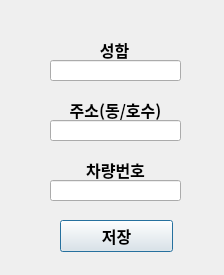
<?xml version="1.0" encoding="UTF-8"?>
<ui version="4.0">
 <class>Dialog</class>
 <widget class="QDialog" name="Dialog">
  <property name="geometry">
   <rect>
    <x>0</x>
    <y>0</y>
    <width>224</width>
    <height>275</height>
   </rect>
  </property>
  <property name="font">
   <font>
    <family>궁서</family>
    <pointsize>12</pointsize>
   </font>
  </property>
  <property name="windowTitle">
   <string>FullCover</string>
  </property>
  <property name="windowIcon">
   <iconset>
    <normaloff>../dankook_logo.jpg</normaloff>
    <normalon>../dankook_logo.jpg</normalon>../dankook_logo.jpg</iconset>
  </property>
  <widget class="QLabel" name="label1">
   <property name="geometry">
    <rect>
     <x>49</x>
     <y>40</y>
     <width>131</width>
     <height>20</height>
    </rect>
   </property>
   <property name="font">
    <font>
     <family>맑은 고딕</family>
     <weight>75</weight>
     <bold>true</bold>
    </font>
   </property>
   <property name="text">
    <string>성함</string>
   </property>
   <property name="alignment">
    <set>Qt::AlignCenter</set>
   </property>
  </widget>
  <widget class="QLineEdit" name="lineedit_Test1">
   <property name="geometry">
    <rect>
     <x>50</x>
     <y>60</y>
     <width>131</width>
     <height>21</height>
    </rect>
   </property>
   <property name="text">
    <string/>
   </property>
  </widget>
  <widget class="QLabel" name="label2">
   <property name="geometry">
    <rect>
     <x>50</x>
     <y>100</y>
     <width>131</width>
     <height>20</height>
    </rect>
   </property>
   <property name="font">
    <font>
     <family>맑은 고딕</family>
     <pointsize>12</pointsize>
     <weight>75</weight>
     <bold>true</bold>
    </font>
   </property>
   <property name="text">
    <string>주소(동/호수)</string>
   </property>
   <property name="alignment">
    <set>Qt::AlignCenter</set>
   </property>
  </widget>
  <widget class="QLineEdit" name="lineedit_Test2">
   <property name="geometry">
    <rect>
     <x>50</x>
     <y>120</y>
     <width>131</width>
     <height>21</height>
    </rect>
   </property>
  </widget>
  <widget class="QLineEdit" name="lineedit_Test3">
   <property name="geometry">
    <rect>
     <x>50</x>
     <y>180</y>
     <width>131</width>
     <height>21</height>
    </rect>
   </property>
   <property name="text">
    <string/>
   </property>
  </widget>
  <widget class="QLabel" name="label2_2">
   <property name="geometry">
    <rect>
     <x>50</x>
     <y>160</y>
     <width>131</width>
     <height>20</height>
    </rect>
   </property>
   <property name="font">
    <font>
     <family>맑은 고딕</family>
     <weight>75</weight>
     <bold>true</bold>
    </font>
   </property>
   <property name="text">
    <string>차량번호</string>
   </property>
   <property name="alignment">
    <set>Qt::AlignCenter</set>
   </property>
  </widget>
  <widget class="QPushButton" name="btn_Text">
   <property name="geometry">
    <rect>
     <x>60</x>
     <y>220</y>
     <width>113</width>
     <height>32</height>
    </rect>
   </property>
   <property name="font">
    <font>
     <family>맑은 고딕</family>
     <weight>75</weight>
     <bold>true</bold>
    </font>
   </property>
   <property name="text">
    <string>저장</string>
   </property>
  </widget>
 </widget>
 <resources/>
 <connections/>
</ui>
